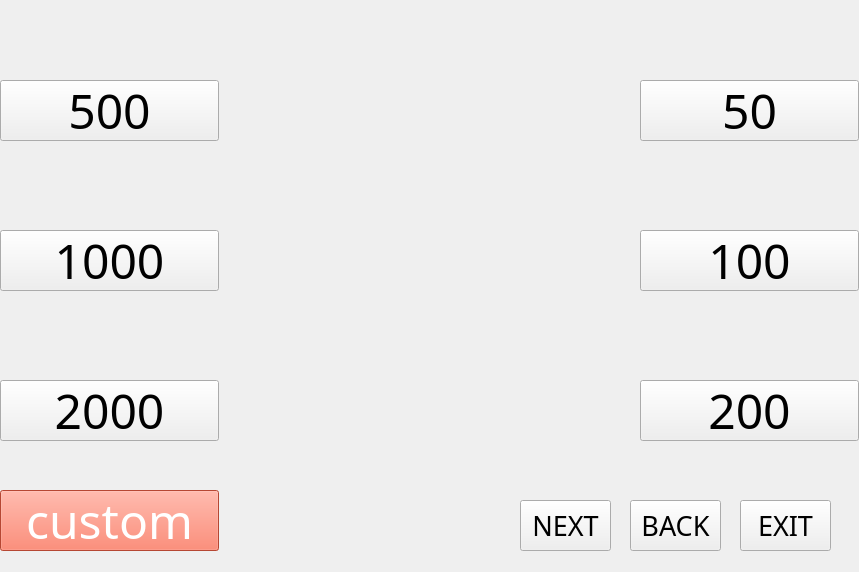
<?xml version="1.0" encoding="UTF-8"?>
<ui version="4.0">
 <class>WithdrawForm</class>
 <widget class="QWidget" name="WithdrawForm">
  <property name="geometry">
   <rect>
    <x>0</x>
    <y>0</y>
    <width>859</width>
    <height>572</height>
   </rect>
  </property>
  <property name="sizePolicy">
   <sizepolicy hsizetype="Fixed" vsizetype="Fixed">
    <horstretch>0</horstretch>
    <verstretch>0</verstretch>
   </sizepolicy>
  </property>
  <property name="minimumSize">
   <size>
    <width>859</width>
    <height>572</height>
   </size>
  </property>
  <property name="maximumSize">
   <size>
    <width>859</width>
    <height>572</height>
   </size>
  </property>
  <property name="windowTitle">
   <string>VisionBank ATM</string>
  </property>
  <property name="windowIcon">
   <iconset>
    <normaloff>python.png</normaloff>python.png</iconset>
  </property>
  <widget class="QPushButton" name="OneThoBtn">
   <property name="geometry">
    <rect>
     <x>0</x>
     <y>230</y>
     <width>219</width>
     <height>61</height>
    </rect>
   </property>
   <property name="font">
    <font>
     <family>Magnum Sans Pro   20</family>
     <pointsize>36</pointsize>
    </font>
   </property>
   <property name="text">
    <string>1000</string>
   </property>
  </widget>
  <widget class="QPushButton" name="twoThoBtn">
   <property name="geometry">
    <rect>
     <x>0</x>
     <y>380</y>
     <width>219</width>
     <height>61</height>
    </rect>
   </property>
   <property name="font">
    <font>
     <family>Magnum Sans Pro   20</family>
     <pointsize>36</pointsize>
    </font>
   </property>
   <property name="text">
    <string>2000</string>
   </property>
  </widget>
  <widget class="QPushButton" name="fiveHunBtn">
   <property name="geometry">
    <rect>
     <x>0</x>
     <y>80</y>
     <width>219</width>
     <height>61</height>
    </rect>
   </property>
   <property name="font">
    <font>
     <family>Magnum Sans Pro   20</family>
     <pointsize>36</pointsize>
    </font>
   </property>
   <property name="text">
    <string>500</string>
   </property>
  </widget>
  <widget class="QPushButton" name="twoHunBtn">
   <property name="geometry">
    <rect>
     <x>640</x>
     <y>380</y>
     <width>219</width>
     <height>61</height>
    </rect>
   </property>
   <property name="font">
    <font>
     <family>Magnum Sans Pro   20</family>
     <pointsize>36</pointsize>
    </font>
   </property>
   <property name="text">
    <string>200</string>
   </property>
  </widget>
  <widget class="QPushButton" name="hunBtn">
   <property name="geometry">
    <rect>
     <x>640</x>
     <y>230</y>
     <width>219</width>
     <height>61</height>
    </rect>
   </property>
   <property name="font">
    <font>
     <family>Magnum Sans Pro   20</family>
     <pointsize>36</pointsize>
    </font>
   </property>
   <property name="text">
    <string>100</string>
   </property>
  </widget>
  <widget class="QPushButton" name="fiftyBtn">
   <property name="geometry">
    <rect>
     <x>640</x>
     <y>80</y>
     <width>219</width>
     <height>61</height>
    </rect>
   </property>
   <property name="font">
    <font>
     <family>Magnum Sans Pro   20</family>
     <pointsize>36</pointsize>
    </font>
   </property>
   <property name="text">
    <string>50</string>
   </property>
  </widget>
  <widget class="QPushButton" name="nextBtn">
   <property name="geometry">
    <rect>
     <x>520</x>
     <y>500</y>
     <width>91</width>
     <height>51</height>
    </rect>
   </property>
   <property name="font">
    <font>
     <family>Yoxall</family>
     <pointsize>20</pointsize>
     <weight>50</weight>
     <bold>false</bold>
    </font>
   </property>
   <property name="text">
    <string>NEXT</string>
   </property>
  </widget>
  <widget class="QPushButton" name="backBtn">
   <property name="geometry">
    <rect>
     <x>630</x>
     <y>500</y>
     <width>91</width>
     <height>51</height>
    </rect>
   </property>
   <property name="font">
    <font>
     <family>Yoxall</family>
     <pointsize>20</pointsize>
     <weight>50</weight>
     <bold>false</bold>
    </font>
   </property>
   <property name="text">
    <string>BACK</string>
   </property>
  </widget>
  <widget class="QPushButton" name="exitBtn">
   <property name="geometry">
    <rect>
     <x>740</x>
     <y>500</y>
     <width>91</width>
     <height>51</height>
    </rect>
   </property>
   <property name="font">
    <font>
     <family>Yoxall</family>
     <pointsize>20</pointsize>
     <weight>50</weight>
     <bold>false</bold>
    </font>
   </property>
   <property name="text">
    <string>EXIT</string>
   </property>
  </widget>
  <widget class="QPushButton" name="customBtn">
   <property name="geometry">
    <rect>
     <x>0</x>
     <y>490</y>
     <width>219</width>
     <height>61</height>
    </rect>
   </property>
   <property name="font">
    <font>
     <family>Magnum Sans Pro   20</family>
     <pointsize>36</pointsize>
    </font>
   </property>
   <property name="styleSheet">
    <string notr="true">color:white;
background-color:tomato;
align:center;
valign:center;
</string>
   </property>
   <property name="text">
    <string>custom</string>
   </property>
  </widget>
 </widget>
 <resources/>
 <connections/>
</ui>
